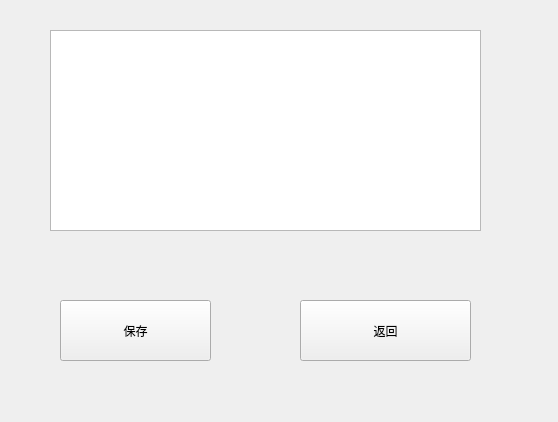
<?xml version="1.0" encoding="UTF-8"?>
<ui version="4.0">
 <class>add</class>
 <widget class="QWidget" name="add">
  <property name="geometry">
   <rect>
    <x>0</x>
    <y>0</y>
    <width>558</width>
    <height>422</height>
   </rect>
  </property>
  <property name="windowTitle">
   <string>Form</string>
  </property>
  <widget class="QTextEdit" name="textEdit">
   <property name="geometry">
    <rect>
     <x>50</x>
     <y>30</y>
     <width>431</width>
     <height>201</height>
    </rect>
   </property>
  </widget>
  <widget class="QPushButton" name="pushButton">
   <property name="geometry">
    <rect>
     <x>60</x>
     <y>300</y>
     <width>151</width>
     <height>61</height>
    </rect>
   </property>
   <property name="text">
    <string>保存</string>
   </property>
  </widget>
  <widget class="QPushButton" name="pushButton_2">
   <property name="geometry">
    <rect>
     <x>300</x>
     <y>300</y>
     <width>171</width>
     <height>61</height>
    </rect>
   </property>
   <property name="text">
    <string>返回</string>
   </property>
  </widget>
 </widget>
 <resources/>
 <connections/>
</ui>
